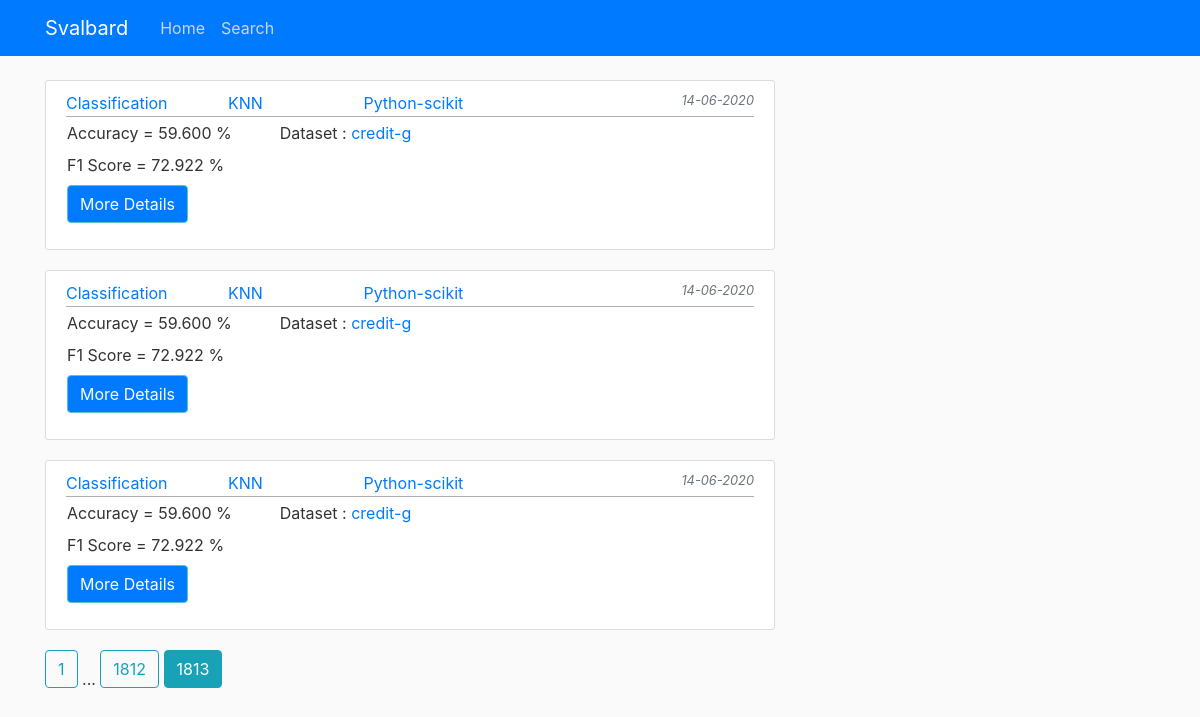
The page /home?page=1813 on the database its author committed.
### Svalbard/models.py (models this page shows, shortened)
class Result(db.Model):
    id = db.Column(db.Integer, primary_key=True)
    eID = db.Column(db.String(100), nullable=False, unique=True)
    fID = db.Column(db.String(100), nullable=False)
    dataset_id = db.Column(db.Integer, db.ForeignKey(
        'dataset.id'), nullable=False)
    task = db.Column(db.String(15), nullable=False)
    process = db.Column(db.String(20), nullable=False)
    platform = db.Column(db.String(15), nullable=False)
    metricsid = db.Column(db.Integer, db.ForeignKey(
        Metrics.id), nullable=False)
    date_posted = db.Column(db.DateTime, nullable=False,
                            default=datetime.utcnow)

class Metrics(db.Model):
    id = db.Column(db.Integer, primary_key=True)
    Accuracy = db.Column(db.Float, nullable=False)
    Precision = db.Column(db.Float, nullable=False)
    F1_Score = db.Column(db.Float, nullable=False)
    Recall = db.Column(db.Float, nullable=False)
    Time = db.Column(db.Float, nullable=False)
    Model = db.Column(db.String(100), nullable=False, default='Not Available')
    details = db.relationship('Result', backref='details', lazy=True)

class Dataset(db.Model):
    id = db.Column(db.Integer, primary_key=True)
    fID = db.Column(db.String(100), unique=True, nullable=False)
    dataset_name = db.Column(db.String(50), unique=True, nullable=False)
    csv_link = db.Column(db.String(150), unique=True,
                         nullable=False, default='Web')
    size = db.Column(db.Integer, default=0)
    Meta = db.relationship('Metadata', backref='details', lazy=True)
    data = db.relationship('Result', backref='dataset', lazy=True)

### Svalbard/routes.py (the view)
@app.route("/")
@app.route("/home")
def home():
    page = request.args.get('page', 1, type=int)
    results = Result.query.order_by(
        Result.date_posted.desc()).paginate(page=page, per_page=5)
    return render_template('home.html', results=results)

### Svalbard/templates/home.html (shortened to what this page needs)
{% extends "layout.html" %}
{% block content %}
    {% for result in results.items %}
        <article class="media content-section">
          <div class="media-body">
            <div class="article-metadata">
              <a class="mr-2" href="{{ url_for('process', process=result.process) }}">{{ result.process }}</a>
              <a class="mx-5" href="{{ url_for('ML_task', task=result.task) }}">{{ result.task }}</a>
              <a class="mx-5" href="{{ url_for('ML_platform', platform=result.platform) }}">{{ result.platform}}</a>
              <small  class="text-muted font-italic float-right">{{ result.date_posted.strftime('%d-%m-%Y') }}</small>
            </div>
            <div class='row mr-2'>
              <div class='column ml-3'>
                <div>Accuracy = {{'%0.3f' | format(result.details.Accuracy *100)}} %</div>
                <div class='mt-2'>F1 Score = {{'%0.3f' | format(result.details.F1_Score *100)}} %</div>
                <p class='mt-2'>
                  <button class="btn newRule btn-primary collapsed" type="button" data-toggle="collapse" data-target="#collapseExample - {{result.id}}" aria-expanded="false" aria-controls="collapseExample - {{result.id}}">
                  </button>
                </p>
              </div>
              <div class='column mx-5'>
                <div>Dataset : <a href="{{ url_for('ML_dataset', dataset=result.dataset.id) }}">{{ result.dataset.dataset_name}}</a></div>
              </div>
            </div>
          </div>
        </article>
        {% endfor %}
        {% for page_num in results.iter_pages(left_edge=1, right_edge=1, left_current=1, right_current=2) %}
      {% if page_num %}
        {% if results.page == page_num %}
          <a class="btn btn-info mb-4" href="{{ url_for('home', page=page_num) }}">{{ page_num }}</a>
        {% else %}
          <a class="btn btn-outline-info mb-4" href="{{ url_for('home', page=page_num) }}">{{ page_num }}</a>
        {% endif %}
      {% else %}
        ...
      {% endif %}
    {% endfor %}
{% endblock content %}

### Svalbard/static/main.css (style rules this page uses)
body { background: #fafafa; color: #333333; margin-top: 5rem; }
.content-section { background: #ffffff; padding: 10px 20px; border: 1px solid #dddddd; border-radius: 3px; margin-bottom: 20px; }
.article-metadata { padding-bottom: 1px; margin-bottom: 4px; border-bottom: 1px solid #e3e3e3 }
.article-metadata { padding-bottom: 1px; margin-bottom: 4px; border-bottom: 1px solid #afafb1 }
button.btn.collapsed.newRule:before { content:'More Details' ; }
button.btn.newRule:before { content:'Less Details' ; }
.btn-primary { color: #fafdff; background-color: bg-primary; border-color: #5bc2c2 }

### rows shown on the page
Result: process "Classification", task "KNN", platform "Python-scikit", date_posted "14-06-2020", dataset.dataset_name "credit-g"
Metrics: result.details.Accuracy*100 "59.600", result.details.F1_Score*100 "72.922"
Result: process "Classification", task "KNN", platform "Python-scikit", date_posted "14-06-2020", dataset.dataset_name "credit-g"
Metrics: result.details.Accuracy*100 "59.600", result.details.F1_Score*100 "72.922"
Result: process "Classification", task "KNN", platform "Python-scikit", date_posted "14-06-2020", dataset.dataset_name "credit-g"
Metrics: result.details.Accuracy*100 "59.600", result.details.F1_Score*100 "72.922"

### other values the page prints
{{ page_num }} "1" "1812"
{{ page_num }} "1813"
